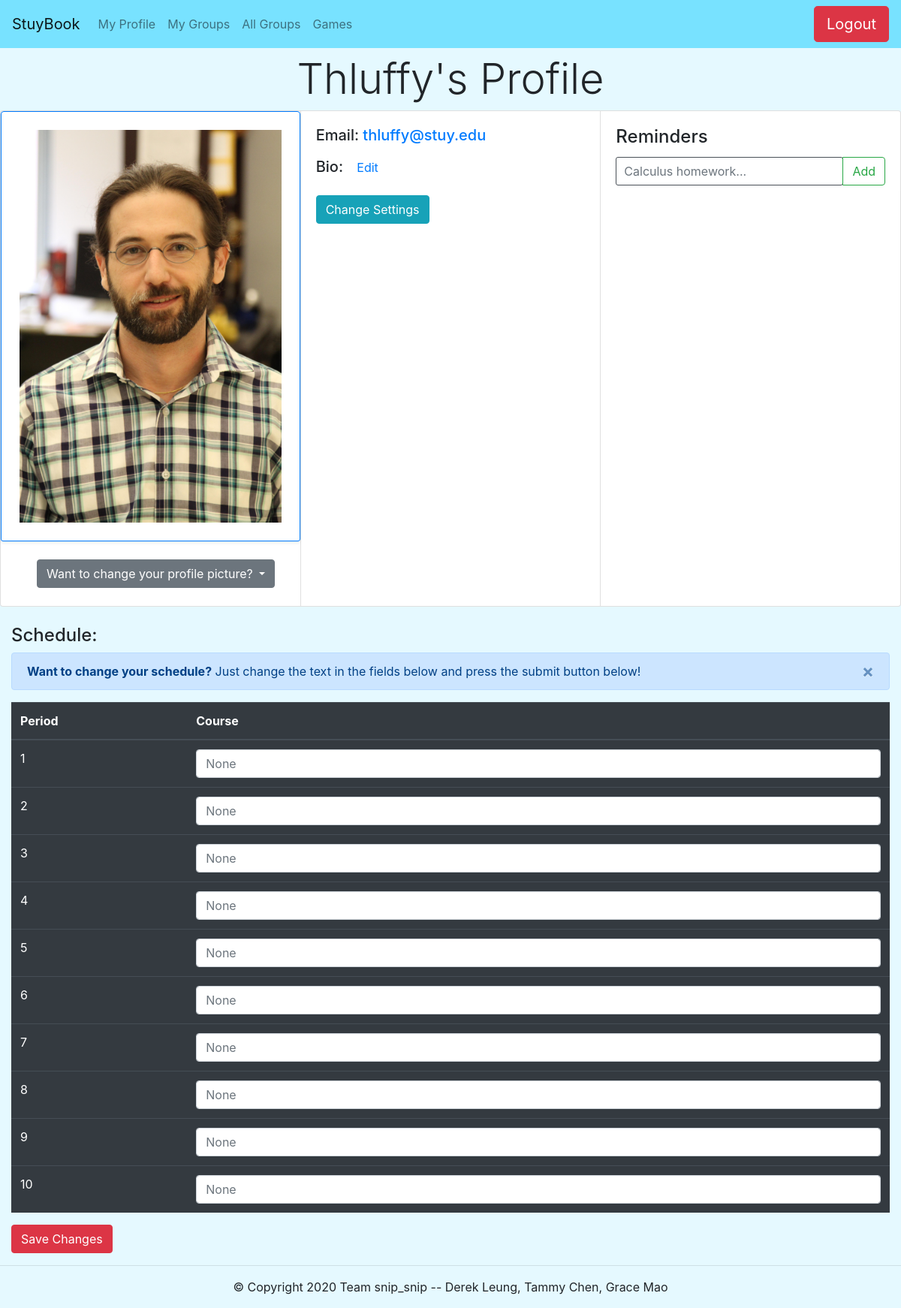
The page /myprofile (signed in) on the database as committed earlier.
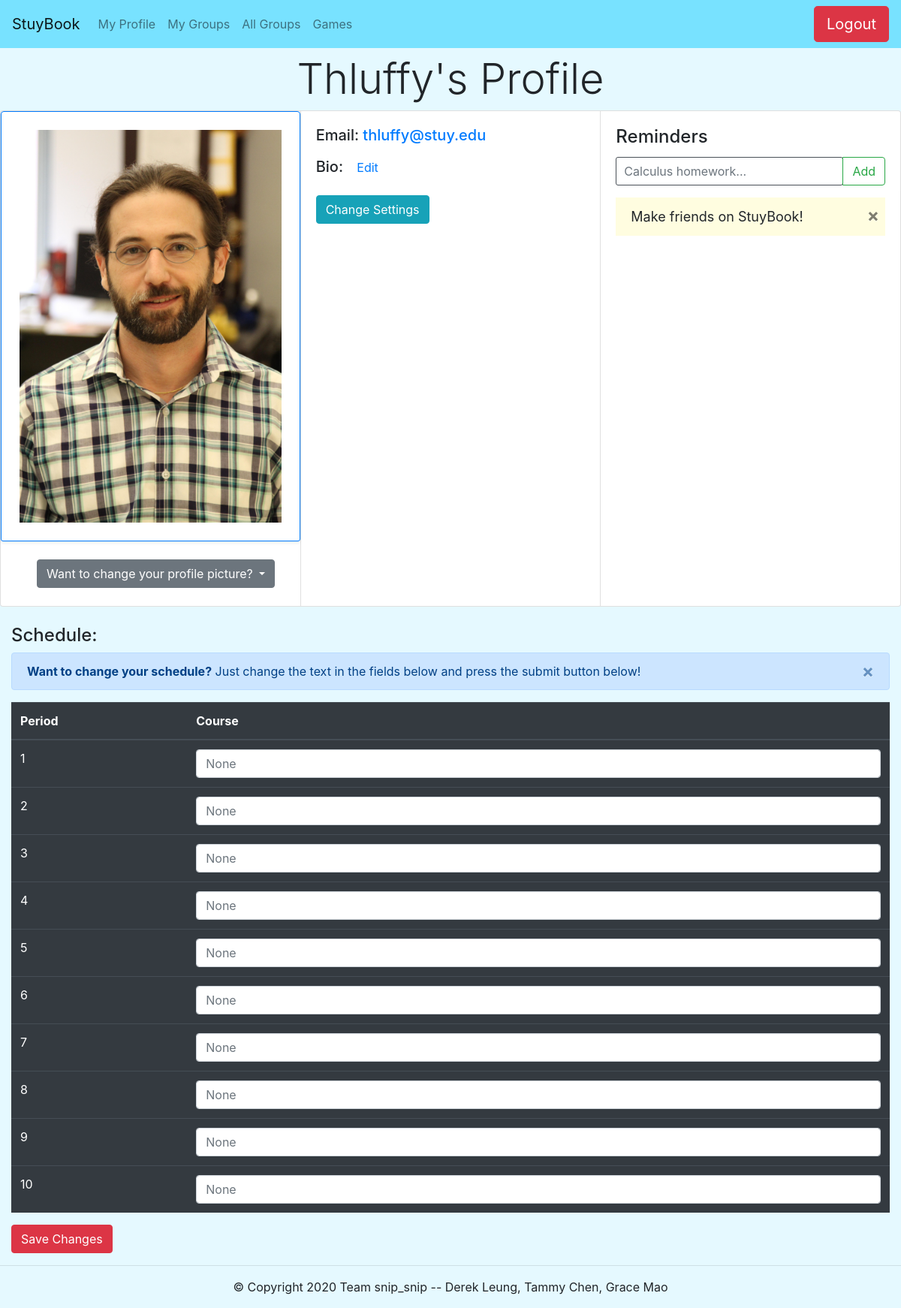
The same page on the database as committed later.
### tables this page shows
CREATE TABLE users (userID INTEGER PRIMARY KEY AUTOINCREMENT, email TEXT, username TEXT, password TEXT, displayName TEXT, image TEXT, bio TEXT);

CREATE TABLE reminders (reminderID INTEGER PRIMARY KEY AUTOINCREMENT, userID INTEGER, reminder TEXT );

### app.py (the view)
@app.route("/myprofile")
def profile():
    if "userID" not in session:
        return redirect(url_for('login'))
    if "registered" in session:
        message = True
        session.pop("registered")
    else:
        message = False
    c.execute("SELECT username, displayName, image, email, bio FROM users WHERE userID = '{}'".format(session['userID']))
    bruh = c.fetchone()
    schedule = getSchedule(c, session["userID"])
    remlist = getReminders(c, session["userID"])
    return render_template('profile.html', username = bruh[0],
                                           displayName = bruh[1],
                                           schedule = schedule,
                                           image = bruh[2],
                                           email = bruh[3],
                                           bio = bruh[4], message=message, reminders=remlist)

### utl/dbfunc.py (called while the page is built)
def getReminders(c,userID):
    c.execute("SELECT reminder FROM reminders WHERE userID = %s" % userID)
    return(c.fetchall())

def unblob(stuff):
    return marshal.loads(stuff)

def getSchedule(c,userID):
    c.execute("SELECT schedule FROM schedules WHERE scheduleID = '{}'".format(userID))
    return unblob(c.fetchall()[0][0])

### templates/profile.html (shortened to what this page needs)
{% extends "basenav.html" %}
{% block body %}
<div class="container p-2 text-center display-4">
  {{displayName}}'s Profile
</div>
<div class="card-group">
  <div class="card">
    <img class = "card-img shadow-sm p-4 mb-4 bg-white border border-primary rounded-top" src="{{image}}">
    <div class="dropdown">
  <button class="btn btn-secondary dropdown-toggle ml-5"
          type="button" id="dropdownMenu1" data-toggle="dropdown"
          aria-haspopup="true" aria-expanded="false">
    Want to change your profile picture?
  </button> <br><br>
</div>
  </div>
  <div class="card">
    <div class="card-body">
      <h5 class="card-title "> Email:
        <a href = "mailto: {{email}}">{{email}}</a>
      </h5>
        <h5> Bio: <button class="btn btn-link pb-2" id="editbio">Edit</button> </h5>
      <a href="/settings" class="btn btn-info">Change Settings</a>
    </div>
  </div>
  <div class="card">
    <div class="card-body">
      <div id="reminder-heading">
        <h4 class="card-title">Reminders</h4>
          <div class="input-group mb-3" id="salad">
            <input class="form-control" id="myInput" placeholder="Calculus homework...">
            <div class="input-group-append">
                <button class="btn btn-outline-success" type="submit" onclick="addRem()">Add</button>
            </div>
          </div>
      </div>
      <ul id="reminder-list" onload="close()">
        {% for r in reminders %}
          <li class="reminder-item">{{ r[0] }}</li>
        {% endfor %}
      </ul>
    </div>
  </div>
</div>
<br>
<div class="container-fluid">
  <h4>Schedule:</h4>
  <div class="alert alert-primary alert-dismissible fade show" role="alert">
    <button type="button" class="close" data-dismiss="alert" aria-label="Close">
      <span aria-hidden="true">&times;</span>
    </button>
    <strong>Want to change your schedule?</strong> Just change the text in the fields below and press the submit button below!
  </div>
  <form action="/update_schedule" method="POST">
    <div class="form-group">
      <table class="table table-dark">
        <thead>
          <tr>
            <th scope="col">Period</th>
            <th scope="col">Course</th>
          </tr>
        </thead>
        <tbody>
          {% for i in schedule %}
          <tr>
            <td> {{ loop.index }} </td>
            <td>
              <input class="form-control" name="period{{loop.index}}" placeholder="{{i}}">
            </td>
          </tr>
          {% endfor %}
        </tbody>
      </table>
      <button type="submit" class="btn btn-danger">Save Changes</button>
    </div>
  </form>
</div>
{% endblock %}

### templates/basenav.html (shortened to what this page needs)
{% extends "base.html" %}
{% block navbar %}
<header>
  <nav class="navbar navbar-expand-lg navbar-light" style="background-color: #78E2FF;">
    <a class="navbar-brand" href="/home">StuyBook</a>
    <div class="collapse navbar-collapse" id="navbarSupportedContent">
      <ul class="navbar-nav mr-auto">
        <li class="nav-item">
                <a class="nav-link" href="/myprofile">My Profile</a>
        </li>
        <li class="nav-item">
                <a class="nav-link" href="/mygroups">My Groups</a>
        </li>
        <li class="nav-item">
                <a class="nav-link" href="/groups">All Groups</a>
        </li>
      	<li class="nav-item">
                <a class="nav-link" href="/games" role="button" >
                  Games
                </a>
      	</li>
      </ul>
      <form class="form-inline my-2 my-lg-0" action="/logout">
	       <a class="btn btn btn-danger btn-lg my-2 my-sm-0" href="/logout">Logout</a>
      </form>
    </div>
  </nav>
</header>
{% endblock %}

### templates/base.html (shortened to what this page needs)
<!DOCTYPE html>
<html>
  <head>
    <link rel="stylesheet" href="https://stackpath.bootstrapcdn.com/bootstrap/4.3.1/css/bootstrap.min.css">
    <link rel="stylesheet" type="text/css" href="/static/customcss/style.css">
  </head>
  {% block navbar %}
  {% endblock %}
  <body>
    {% block body %} {% endblock %}
  </body>
  <hr>
  <footer class="container text-center">
    <p>&copy; Copyright 2020 Team snip_snip -- Derek Leung, Tammy Chen, Grace Mao</p>
  </footer>
</html>

### static/customcss/style.css (style rules this page uses)
body { background-color: #E5F9FF; }
header { background-color: #EAF0F0; }
img { max-width:100%; max-height:100%; height: auto; width: auto; object-fit: cover; }
#myInput { margin: 0; border-color: black; border-radius: 3px; border: solid 1px; width: 75%; padding: 10px; float: left; font-size: 16px; }
#reminder-list { margin: 0; padding: 0; }
.reminder-item { cursor: pointer; position: relative; padding: 12px 8px 12px 20px; list-style-type: none; background: #fffab3; font-size: 18px; transition: 0.2s; -webkit-user-select: none; -moz-user-select: none; -ms-user-select: none; user-select: none; }
.reminder-item:nth-child(odd) { background: #fffde0; }

Rows that differ between the two databases and show on the page:
added reminders: reminder "Make friends on StuyBook!"
